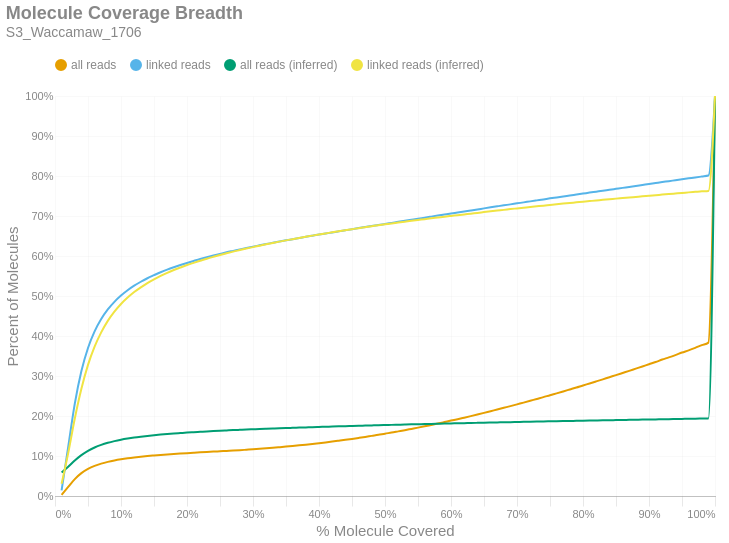

Notebook code for this chart:
### Markdown cell above
### Molecule Read Coverage
This chart shows molecule coverage breadth as computed by the number of bases aligned to that molecule. In other words, "*how much of each unique long molecule is actually sequenced/aligned?*" Keep in mind there is a distinction between sequences and alignments, since some sequences belonging to a particular molecule may not align well and wouldn't appear in the alignment data. This chart also shows molecule coverage breadth as computed by the *inferred fragment* from which the aligned sequences originate. Unlike read coverage, this calculation takes into account the total insert size, including unsequenced gaps between the forward and reverse reads. Like the previous figures, these are cumulative percents.

### Code cell
if SKIPLR:
    print_html(f"Skipped")
else:
    binned_df = consolidated_hist(valids['coverage_bp'], mask, 0.01, True)
    binned_df_inf = consolidated_hist(valids['coverage_inserts'], mask, 0.01, True)
    binned_df = binned_df.with_columns(pl.lit(binned_df_inf['all reads (cumsum)']).alias('all reads (inferred)'))
    binned_df = binned_df.with_columns(pl.lit(binned_df_inf['linked reads (cumsum)']).alias('linked reads (inferred)'))
    binned_df = binned_df.with_columns(
        (pl.col('bin').cast(pl.Float64) + 0.01).alias('right_edge')
    )

    with SafeRender(binned_df):
        (
            density_plot(binned_df, 'Molecule Coverage Breadth', samplename, 'molcov', ['all reads (inferred)','linked reads (inferred)'])
            .encode(
                #x=alt.X('bin:Q', title="% Molecule Covered").axis(format = '%').scale(padding=0),
                x=alt.X('right_edge:Q', title="% Molecule Covered").axis(format='%').scale(padding=0),
                y=alt.Y('value:Q', title='Percent of Molecules')
                    .axis(format='%')
                    .stack(False)
                    .scale(domainMin=0, padding=0),
                color=alt.Color("key:N").scale(domain = ["all reads", "linked reads", "all reads (inferred)", "linked reads (inferred)"]),
                tooltip = [
                    alt.Tooltip("key:N", title = "Data Type"),
                    alt.Tooltip("range_label:N", title="% Molecule Covered"),
                    alt.Tooltip("value:Q", format = ".2%", title="% Molecules")
                ]
            )
        ).display()

### Figure 1 — Vega-Lite specification as saved in the notebook (floating-point values rounded to 4 significant figures)
{"width": "container", "height": 400, "config": {"title": {"anchor": "start", "dy": -15, "fontSize": 18, "color": "#888888", "subtitleColor": "#888888", "subtitleFontSize": 14}, "arc": {"fill": "#0072B2"}, "axis": {"domainColor": "#888888", "domainWidth": 0.5, "gridWidth": 0.2, "grid": false, "titleFontWeight": 400, "titleFontSize": 15, "labelFontSize": 11, "labelColor": "#888888", "tickColor": "#888888", "tickWidth": 0.2, "titleColor": "#888888"}, "axisBand": {"grid": false}, "axisX": {"grid": true, "tickSize": 10, "domainCap": "round"}, "axisY": {"domain": false, "grid": true, "tickSize": 0, "domainCap": "round"}, "background": "transparent", "header": {"labelFontSize": 15, "labelColor": "#888888", "titleFontSize": 15, "titleFontWeight": 600, "titleColor": "#888888"}, "legend": {"labelFont": "sans-serif", "labelFontSize": 12, "labelColor": "#888888", "symbolSize": 100, "symbolType": "circle", "titleFontSize": 12, "titlePadding": 10, "titleColor": "#888888", "title": null, "orient": "top"}, "range": {"category": ["#E69F00", "#56B4E9", "#009E73", "#F0E442", "#0072B2", "#D55E00", "#CC79A7", "#000000"], "diverging": ["#cfe8f3", "#a2d4ec", "#73bfe2", "#46abdb", "#1696d2", "#12719e"]}, "area": {"fill": "#0072B2", "fillOpacity": 0.7, "line": true, "strokeOpacity": 0.7}, "line": {"color": "#0072B2", "stroke": "#0072B2", "strokeWidth": 2}, "trail": {"color": "#0072B2", "stroke": "#0072B2", "strokeWidth": 0, "size": 1}, "point": {"filled": true, "fillOpacity": 1.0, "size": 95}, "text": {"color": "#888888", "fontSize": 11, "align": "right", "fontWeight": 400, "size": 11}, "bar": {"fill": "#0072B2", "stroke": null}, "view": {"stroke": null, "continuousWidth": 660, "continuousHeight": 400}}, "data": {"name": "data-c7423de1db839b623aa2363abbf8d4c9"}, "mark": {"type": "line", "interpolate": "monotone", "point": {"opacity": 0, "size": 275}}, "encoding": {"color": {"field": "key", "scale": {"domain": ["all reads", "linked reads", "all reads (inferred)", "linked reads (inferred)"]}, "type": "nominal"}, "tooltip": [{"field": "key", "title": "Data Type", "type": "nominal"}, {"field": "range_label", "title": "% Molecule Covered", "type": "nominal"}, {"field": "value", "format": ".2%", "title": "% Molecules", "type": "quantitative"}], "x": {"axis": {"format": "%"}, "field": "right_edge", "scale": {"padding": 0}, "title": "% Molecule Covered", "type": "quantitative"}, "y": {"axis": {"format": "%"}, "field": "value", "scale": {"domainMin": 0, "padding": 0}, "stack": false, "title": "Percent of Molecules", "type": "quantitative"}}, "params": [{"name": "param_c36ac31b6afebe62", "select": {"type": "point", "fields": ["key"]}, "bind": "legend"}], "title": {"text": "Molecule Coverage Breadth", "subtitle": "S3_Waccamaw_1706"}, "transform": [{"fold": ["all reads (cumsum)", "linked reads (cumsum)", "all reads (inferred)", "linked reads (inferred)"]}, {"calculate": "replace(datum.key, ' (cumsum)', '')", "as": "key"}, {"filter": {"param": "param_c36ac31b6afebe62"}}], "usermeta": {"embedOptions": {"downloadFileName": "S3_Waccamaw_1706.molcov"}}, "$schema": "https://vega.github.io/schema/vega-lite/v6.1.0.json", "datasets": {"data-c7423de1db839b623aa2363abbf8d4c9": [{"bin": "0.0", "interval": "0.0-0.01", "all reads": 0.002774, "linked reads": 0.01429, "all reads (cumsum)": 0.002774, "linked reads (cumsum)": 0.01429, "range_label": "0.0-0.01", "all reads (inferred)": 0.05897, "linked reads (inferred)": 0.03055, "right_edge": 0.01}, {"bin": "0.01", "interval": "0.01-0.02", "all reads": 0.01983, "linked reads": 0.1084, "all reads (cumsum)": 0.0226, "linked reads (cumsum)": 0.1226, "range_label": "0.01-0.02", "all reads (inferred)": 0.07299, "linked reads (inferred)": 0.1071, "right_edge": 0.02}, {"bin": "0.02", "interval": "0.02-0.03", "all reads": 0.01969, "linked reads": 0.1082, "all reads (cumsum)": 0.04229, "linked reads (cumsum)": 0.2308, "range_label": "0.02-0.03", "all reads (inferred)": 0.08876, "linked reads (inferred)": 0.1938, "right_edge": 0.03}, {"bin": "0.03", "interval": "0.03-0.04", "all reads": 0.01485, "linked reads": 0.08146, "all reads (cumsum)": 0.05714, "linked reads (cumsum)": 0.3122, "range_label": "0.03-0.04", "all reads (inferred)": 0.1022, "linked reads (inferred)": 0.268, "right_edge": 0.04}, {"bin": "0.04", "interval": "0.04-0.05", "all reads": 0.01055, "linked reads": 0.05783, "all reads (cumsum)": 0.0677, "linked reads (cumsum)": 0.3701, "range_label": "0.04-0.05", "all reads (inferred)": 0.113, "linked reads (inferred)": 0.3277, "right_edge": 0.05}, {"bin": "0.05", "interval": "0.05-0.06", "all reads": 0.007593, "linked reads": 0.04148, "all reads (cumsum)": 0.07529, "linked reads (cumsum)": 0.4116, "range_label": "0.05-0.06", "all reads (inferred)": 0.1213, "linked reads (inferred)": 0.3733, "right_edge": 0.06}, {"bin": "0.06", "interval": "0.06-0.07", "all reads": 0.005654, "linked reads": 0.03084, "all reads (cumsum)": 0.08094, "linked reads (cumsum)": 0.4424, "range_label": "0.06-0.07", "all reads (inferred)": 0.1278, "linked reads (inferred)": 0.409, "right_edge": 0.07}, {"bin": "0.07", "interval": "0.07-0.08", "all reads": 0.004404, "linked reads": 0.02398, "all reads (cumsum)": 0.08535, "linked reads (cumsum)": 0.4664, "range_label": "0.07-0.08", "all reads (inferred)": 0.133, "linked reads (inferred)": 0.4378, "right_edge": 0.08}, {"bin": "0.08", "interval": "0.08-0.09", "all reads": 0.003505, "linked reads": 0.01904, "all reads (cumsum)": 0.08885, "linked reads (cumsum)": 0.4854, "range_label": "0.08-0.09", "all reads (inferred)": 0.1372, "linked reads (inferred)": 0.4608, "right_edge": 0.09}, {"bin": "0.09", "interval": "0.09-0.1", "all reads": 0.002884, "linked reads": 0.0156, "all reads (cumsum)": 0.09174, "linked reads (cumsum)": 0.501, "range_label": "0.09-0.1", "all reads (inferred)": 0.1407, "linked reads (inferred)": 0.48, "right_edge": 0.1}, {"bin": "0.1", "interval": "0.1-0.11", "all reads": 0.002467, "linked reads": 0.01328, "all reads (cumsum)": 0.0942, "linked reads (cumsum)": 0.5143, "range_label": "0.1-0.11", "all reads (inferred)": 0.1436, "linked reads (inferred)": 0.496, "right_edge": 0.11}, {"bin": "0.11", "interval": "0.11-0.12", "all reads": 0.002125, "linked reads": 0.0114, "all reads (cumsum)": 0.09633, "linked reads (cumsum)": 0.5257, "range_label": "0.11-0.12", "all reads (inferred)": 0.1462, "linked reads (inferred)": 0.5098, "right_edge": 0.12}, {"bin": "0.12", "interval": "0.12-0.13", "all reads": 0.00185, "linked reads": 0.009912, "all reads (cumsum)": 0.09818, "linked reads (cumsum)": 0.5356, "range_label": "0.12-0.13", "all reads (inferred)": 0.1483, "linked reads (inferred)": 0.5216, "right_edge": 0.13}, {"bin": "0.13", "interval": "0.13-0.14", "all reads": 0.001643, "linked reads": 0.008773, "all reads (cumsum)": 0.09982, "linked reads (cumsum)": 0.5444, "range_label": "0.13-0.14", "all reads (inferred)": 0.1503, "linked reads (inferred)": 0.5324, "right_edge": 0.14}, {"bin": "0.14", "interval": "0.14-0.15", "all reads": 0.001442, "linked reads": 0.007594, "all reads (cumsum)": 0.1013, "linked reads (cumsum)": 0.552, "range_label": "0.14-0.15", "all reads (inferred)": 0.152, "linked reads (inferred)": 0.5417, "right_edge": 0.15}, {"bin": "0.15", "interval": "0.15-0.16", "all reads": 0.001384, "linked reads": 0.007341, "all reads (cumsum)": 0.1026, "linked reads (cumsum)": 0.5593, "range_label": "0.15-0.16", "all reads (inferred)": 0.1535, "linked reads (inferred)": 0.5503, "right_edge": 0.16}, {"bin": "0.16", "interval": "0.16-0.17", "all reads": 0.001268, "linked reads": 0.006647, "all reads (cumsum)": 0.1039, "linked reads (cumsum)": 0.566, "range_label": "0.16-0.17", "all reads (inferred)": 0.155, "linked reads (inferred)": 0.558, "right_edge": 0.17}, {"bin": "0.17", "interval": "0.17-0.18", "all reads": 0.001151, "linked reads": 0.005941, "all reads (cumsum)": 0.1051, "linked reads (cumsum)": 0.5719, "range_label": "0.17-0.18", "all reads (inferred)": 0.1562, "linked reads (inferred)": 0.565, "right_edge": 0.18}, {"bin": "0.18", "interval": "0.18-0.19", "all reads": 0.001073, "linked reads": 0.005501, "all reads (cumsum)": 0.1061, "linked reads (cumsum)": 0.5774, "range_label": "0.18-0.19", "all reads (inferred)": 0.1574, "linked reads (inferred)": 0.5713, "right_edge": 0.19}, {"bin": "0.19", "interval": "0.19-0.2", "all reads": 0.00104, "linked reads": 0.005211, "all reads (cumsum)": 0.1072, "linked reads (cumsum)": 0.5826, "range_label": "0.19-0.2", "all reads (inferred)": 0.1585, "linked reads (inferred)": 0.5775, "right_edge": 0.2}, {"bin": "0.2", "interval": "0.2-0.21", "all reads": 0.001008, "linked reads": 0.004996, "all reads (cumsum)": 0.1082, "linked reads (cumsum)": 0.5876, "range_label": "0.2-0.21", "all reads (inferred)": 0.1595, "linked reads (inferred)": 0.5829, "right_edge": 0.21}, {"bin": "0.21", "interval": "0.21-0.22", "all reads": 0.0009874, "linked reads": 0.004877, "all reads (cumsum)": 0.1092, "linked reads (cumsum)": 0.5925, "range_label": "0.21-0.22", "all reads (inferred)": 0.1605, "linked reads (inferred)": 0.5881, "right_edge": 0.22}, {"bin": "0.22", "interval": "0.22-0.23", "all reads": 0.0009405, "linked reads": 0.004483, "all reads (cumsum)": 0.1101, "linked reads (cumsum)": 0.597, "range_label": "0.22-0.23", "all reads (inferred)": 0.1614, "linked reads (inferred)": 0.5933, "right_edge": 0.23}, {"bin": "0.23", "interval": "0.23-0.24", "all reads": 0.0009027, "linked reads": 0.004282, "all reads (cumsum)": 0.111, "linked reads (cumsum)": 0.6013, "range_label": "0.23-0.24", "all reads (inferred)": 0.1623, "linked reads (inferred)": 0.598, "right_edge": 0.24}, {"bin": "0.24", "interval": "0.24-0.25", "all reads": 0.0008595, "linked reads": 0.003989, "all reads (cumsum)": 0.1119, "linked reads (cumsum)": 0.6053, "range_label": "0.24-0.25", "all reads (inferred)": 0.1631, "linked reads (inferred)": 0.6024, "right_edge": 0.25}, {"bin": "0.25", "interval": "0.25-0.26", "all reads": 0.0008792, "linked reads": 0.003978, "all reads (cumsum)": 0.1128, "linked reads (cumsum)": 0.6092, "range_label": "0.25-0.26", "all reads (inferred)": 0.1639, "linked reads (inferred)": 0.6067, "right_edge": 0.26}, {"bin": "0.26", "interval": "0.26-0.27", "all reads": 0.0008583, "linked reads": 0.003614, "all reads (cumsum)": 0.1136, "linked reads (cumsum)": 0.6129, "range_label": "0.26-0.27", "all reads (inferred)": 0.1647, "linked reads (inferred)": 0.6109, "right_edge": 0.27}, {"bin": "0.27", "interval": "0.27-0.28", "all reads": 0.0009669, "linked reads": 0.003603, "all reads (cumsum)": 0.1146, "linked reads (cumsum)": 0.6165, "range_label": "0.27-0.28", "all reads (inferred)": 0.1654, "linked reads (inferred)": 0.6148, "right_edge": 0.28}, {"bin": "0.28", "interval": "0.28-0.29", "all reads": 0.001068, "linked reads": 0.003626, "all reads (cumsum)": 0.1157, "linked reads (cumsum)": 0.6201, "range_label": "0.28-0.29", "all reads (inferred)": 0.1661, "linked reads (inferred)": 0.6186, "right_edge": 0.29}, {"bin": "0.29", "interval": "0.29-0.3", "all reads": 0.001074, "linked reads": 0.003376, "all reads (cumsum)": 0.1167, "linked reads (cumsum)": 0.6235, "range_label": "0.29-0.3", "all reads (inferred)": 0.1668, "linked reads (inferred)": 0.6222, "right_edge": 0.3}, {"bin": "0.3", "interval": "0.3-0.31", "all reads": 0.001173, "linked reads": 0.003235, "all reads (cumsum)": 0.1179, "linked reads (cumsum)": 0.6267, "range_label": "0.3-0.31", "all reads (inferred)": 0.1675, "linked reads (inferred)": 0.6259, "right_edge": 0.31}, {"bin": "0.31", "interval": "0.31-0.32", "all reads": 0.001265, "linked reads": 0.003205, "all reads (cumsum)": 0.1192, "linked reads (cumsum)": 0.6299, "range_label": "0.31-0.32", "all reads (inferred)": 0.1681, "linked reads (inferred)": 0.6293, "right_edge": 0.32}, {"bin": "0.32", "interval": "0.32-0.33", "all reads": 0.001354, "linked reads": 0.003148, "all reads (cumsum)": 0.1205, "linked reads (cumsum)": 0.633, "range_label": "0.32-0.33", "all reads (inferred)": 0.1687, "linked reads (inferred)": 0.6326, "right_edge": 0.33}, {"bin": "0.33", "interval": "0.33-0.34", "all reads": 0.001452, "linked reads": 0.003186, "all reads (cumsum)": 0.122, "linked reads (cumsum)": 0.6362, "range_label": "0.33-0.34", "all reads (inferred)": 0.1693, "linked reads (inferred)": 0.6359, "right_edge": 0.34}, {"bin": "0.34", "interval": "0.34-0.35", "all reads": 0.00149, "linked reads": 0.002999, "all reads (cumsum)": 0.1235, "linked reads (cumsum)": 0.6392, "range_label": "0.34-0.35", "all reads (inferred)": 0.1699, "linked reads (inferred)": 0.6391, "right_edge": 0.35}, {"bin": "0.35", "interval": "0.35-0.36", "all reads": 0.001574, "linked reads": 0.002898, "all reads (cumsum)": 0.125, "linked reads (cumsum)": 0.6421, "range_label": "0.35-0.36", "all reads (inferred)": 0.1705, "linked reads (inferred)": 0.642, "right_edge": 0.36}, {"bin": "0.36", "interval": "0.36-0.37", "all reads": 0.001638, "linked reads": 0.002937, "all reads (cumsum)": 0.1267, "linked reads (cumsum)": 0.6451, "range_label": "0.36-0.37", "all reads (inferred)": 0.171, "linked reads (inferred)": 0.645, "right_edge": 0.37}, {"bin": "0.37", "interval": "0.37-0.38", "all reads": 0.00174, "linked reads": 0.002926, "all reads (cumsum)": 0.1284, "linked reads (cumsum)": 0.648, "range_label": "0.37-0.38", "all reads (inferred)": 0.1716, "linked reads (inferred)": 0.6479, "right_edge": 0.38}, {"bin": "0.38", "interval": "0.38-0.39", "all reads": 0.001835, "linked reads": 0.002857, "all reads (cumsum)": 0.1302, "linked reads (cumsum)": 0.6508, "range_label": "0.38-0.39", "all reads (inferred)": 0.1721, "linked reads (inferred)": 0.6509, "right_edge": 0.39}, {"bin": "0.39", "interval": "0.39-0.4", "all reads": 0.001888, "linked reads": 0.002834, "all reads (cumsum)": 0.1321, "linked reads (cumsum)": 0.6537, "range_label": "0.39-0.4", "all reads (inferred)": 0.1726, "linked reads (inferred)": 0.6537, "right_edge": 0.4}, {"bin": "0.4", "interval": "0.4-0.41", "all reads": 0.001887, "linked reads": 0.002601, "all reads (cumsum)": 0.134, "linked reads (cumsum)": 0.6563, "range_label": "0.4-0.41", "all reads (inferred)": 0.1732, "linked reads (inferred)": 0.6564, "right_edge": 0.41}, {"bin": "0.41", "interval": "0.41-0.42", "all reads": 0.002064, "linked reads": 0.002734, "all reads (cumsum)": 0.1361, "linked reads (cumsum)": 0.659, "range_label": "0.41-0.42", "all reads (inferred)": 0.1737, "linked reads (inferred)": 0.6593, "right_edge": 0.42}, {"bin": "0.42", "interval": "0.42-0.43", "all reads": 0.00216, "linked reads": 0.002676, "all reads (cumsum)": 0.1382, "linked reads (cumsum)": 0.6617, "range_label": "0.42-0.43", "all reads (inferred)": 0.1742, "linked reads (inferred)": 0.6619, "right_edge": 0.43}, {"bin": "0.43", "interval": "0.43-0.44", "all reads": 0.0022, "linked reads": 0.002656, "all reads (cumsum)": 0.1404, "linked reads (cumsum)": 0.6643, "range_label": "0.43-0.44", "all reads (inferred)": 0.1747, "linked reads (inferred)": 0.6645, "right_edge": 0.44}, {"bin": "0.44", "interval": "0.44-0.45", "all reads": 0.002331, "linked reads": 0.00267, "all reads (cumsum)": 0.1428, "linked reads (cumsum)": 0.667, "range_label": "0.44-0.45", "all reads (inferred)": 0.1751, "linked reads (inferred)": 0.6671, "right_edge": 0.45}, {"bin": "0.45", "interval": "0.45-0.46", "all reads": 0.002435, "linked reads": 0.002702, "all reads (cumsum)": 0.1452, "linked reads (cumsum)": 0.6697, "range_label": "0.45-0.46", "all reads (inferred)": 0.1756, "linked reads (inferred)": 0.6696, "right_edge": 0.46}, {"bin": "0.46", "interval": "0.46-0.47", "all reads": 0.002491, "linked reads": 0.002585, "all reads (cumsum)": 0.1477, "linked reads (cumsum)": 0.6723, "range_label": "0.46-0.47", "all reads (inferred)": 0.1761, "linked reads (inferred)": 0.672, "right_edge": 0.47}, {"bin": "0.47", "interval": "0.47-0.48", "all reads": 0.00263, "linked reads": 0.002718, "all reads (cumsum)": 0.1503, "linked reads (cumsum)": 0.675, "range_label": "0.47-0.48", "all reads (inferred)": 0.1765, "linked reads (inferred)": 0.6744, "right_edge": 0.48}, {"bin": "0.48", "interval": "0.48-0.49", "all reads": 0.002577, "linked reads": 0.00245, "all reads (cumsum)": 0.1529, "linked reads (cumsum)": 0.6775, "range_label": "0.48-0.49", "all reads (inferred)": 0.177, "linked reads (inferred)": 0.6769, "right_edge": 0.49}, {"bin": "0.49", "interval": "0.49-0.5", "all reads": 0.002976, "linked reads": 0.00277, "all reads (cumsum)": 0.1559, "linked reads (cumsum)": 0.6802, "range_label": "0.49-0.5", "all reads (inferred)": 0.1774, "linked reads (inferred)": 0.6791, "right_edge": 0.5}, {"bin": "0.5", "interval": "0.5-0.51", "all reads": 0.002643, "linked reads": 0.002585, "all reads (cumsum)": 0.1585, "linked reads (cumsum)": 0.6828, "range_label": "0.5-0.51", "all reads (inferred)": 0.1778, "linked reads (inferred)": 0.6813, "right_edge": 0.51}, {"bin": "0.51", "interval": "0.51-0.52", "all reads": 0.003014, "linked reads": 0.00261, "all reads (cumsum)": 0.1615, "linked reads (cumsum)": 0.6854, "range_label": "0.51-0.52", "all reads (inferred)": 0.1782, "linked reads (inferred)": 0.6836, "right_edge": 0.52}, {"bin": "0.52", "interval": "0.52-0.53", "all reads": 0.003013, "linked reads": 0.002564, "all reads (cumsum)": 0.1646, "linked reads (cumsum)": 0.688, "range_label": "0.52-0.53", "all reads (inferred)": 0.1787, "linked reads (inferred)": 0.6858, "right_edge": 0.53}, {"bin": "0.53", "interval": "0.53-0.54", "all reads": 0.00317, "linked reads": 0.002553, "all reads (cumsum)": 0.1677, "linked reads (cumsum)": 0.6906, "range_label": "0.53-0.54", "all reads (inferred)": 0.1791, "linked reads (inferred)": 0.688, "right_edge": 0.54}, {"bin": "0.54", "interval": "0.54-0.55", "all reads": 0.003167, "linked reads": 0.002569, "all reads (cumsum)": 0.1709, "linked reads (cumsum)": 0.6931, "range_label": "0.54-0.55", "all reads (inferred)": 0.1795, "linked reads (inferred)": 0.6901, "right_edge": 0.55}, {"bin": "0.55", "interval": "0.55-0.56", "all reads": 0.003352, "linked reads": 0.002706, "all reads (cumsum)": 0.1742, "linked reads (cumsum)": 0.6958, "range_label": "0.55-0.56", "all reads (inferred)": 0.1799, "linked reads (inferred)": 0.6921, "right_edge": 0.56}, {"bin": "0.56", "interval": "0.56-0.57", "all reads": 0.003447, "linked reads": 0.002635, "all reads (cumsum)": 0.1777, "linked reads (cumsum)": 0.6985, "range_label": "0.56-0.57", "all reads (inferred)": 0.1803, "linked reads (inferred)": 0.6943, "right_edge": 0.57}, {"bin": "0.57", "interval": "0.57-0.58", "all reads": 0.003441, "linked reads": 0.002615, "all reads (cumsum)": 0.1811, "linked reads (cumsum)": 0.7011, "range_label": "0.57-0.58", "all reads (inferred)": 0.1807, "linked reads (inferred)": 0.6962, "right_edge": 0.58}, {"bin": "0.58", "interval": "0.58-0.59", "all reads": 0.003657, "linked reads": 0.002599, "all reads (cumsum)": 0.1848, "linked reads (cumsum)": 0.7037, "range_label": "0.58-0.59", "all reads (inferred)": 0.181, "linked reads (inferred)": 0.6983, "right_edge": 0.59}, {"bin": "0.59", "interval": "0.59-0.6", "all reads": 0.003717, "linked reads": 0.002596, "all reads (cumsum)": 0.1885, "linked reads (cumsum)": 0.7063, "range_label": "0.59-0.6", "all reads (inferred)": 0.1814, "linked reads (inferred)": 0.7002, "right_edge": 0.6}, {"bin": "0.6", "interval": "0.6-0.61", "all reads": 0.003542, "linked reads": 0.002514, "all reads (cumsum)": 0.192, "linked reads (cumsum)": 0.7088, "range_label": "0.6-0.61", "all reads (inferred)": 0.1818, "linked reads (inferred)": 0.702, "right_edge": 0.61}, {"bin": "0.61", "interval": "0.61-0.62", "all reads": 0.003814, "linked reads": 0.002544, "all reads (cumsum)": 0.1959, "linked reads (cumsum)": 0.7113, "range_label": "0.61-0.62", "all reads (inferred)": 0.1821, "linked reads (inferred)": 0.7039, "right_edge": 0.62}, {"bin": "0.62", "interval": "0.62-0.63", "all reads": 0.003876, "linked reads": 0.002516, "all reads (cumsum)": 0.1997, "linked reads (cumsum)": 0.7138, "range_label": "0.62-0.63", "all reads (inferred)": 0.1825, "linked reads (inferred)": 0.7059, "right_edge": 0.63}, {"bin": "0.63", "interval": "0.63-0.64", "all reads": 0.003981, "linked reads": 0.002553, "all reads (cumsum)": 0.2037, "linked reads (cumsum)": 0.7164, "range_label": "0.63-0.64", "all reads (inferred)": 0.1829, "linked reads (inferred)": 0.7078, "right_edge": 0.64}, {"bin": "0.64", "interval": "0.64-0.65", "all reads": 0.004055, "linked reads": 0.002631, "all reads (cumsum)": 0.2078, "linked reads (cumsum)": 0.719, "range_label": "0.64-0.65", "all reads (inferred)": 0.1832, "linked reads (inferred)": 0.7097, "right_edge": 0.65}, {"bin": "0.65", "interval": "0.65-0.66", "all reads": 0.00426, "linked reads": 0.002571, "all reads (cumsum)": 0.212, "linked reads (cumsum)": 0.7216, "range_label": "0.65-0.66", "all reads (inferred)": 0.1836, "linked reads (inferred)": 0.7117, "right_edge": 0.66}, {"bin": "0.66", "interval": "0.66-0.67", "all reads": 0.004124, "linked reads": 0.002539, "all reads (cumsum)": 0.2162, "linked reads (cumsum)": 0.7241, "range_label": "0.66-0.67", "all reads (inferred)": 0.184, "linked reads (inferred)": 0.7135, "right_edge": 0.67}, {"bin": "0.67", "interval": "0.67-0.68", "all reads": 0.004285, "linked reads": 0.002509, "all reads (cumsum)": 0.2204, "linked reads (cumsum)": 0.7267, "range_label": "0.67-0.68", "all reads (inferred)": 0.1843, "linked reads (inferred)": 0.7153, "right_edge": 0.68}, {"bin": "0.68", "interval": "0.68-0.69", "all reads": 0.004221, "linked reads": 0.002406, "all reads (cumsum)": 0.2247, "linked reads (cumsum)": 0.7291, "range_label": "0.68-0.69", "all reads (inferred)": 0.1847, "linked reads (inferred)": 0.7173, "right_edge": 0.69}, {"bin": "0.69", "interval": "0.69-0.7", "all reads": 0.004453, "linked reads": 0.002537, "all reads (cumsum)": 0.2291, "linked reads (cumsum)": 0.7316, "range_label": "0.69-0.7", "all reads (inferred)": 0.185, "linked reads (inferred)": 0.719, "right_edge": 0.7}, {"bin": "0.7", "interval": "0.7-0.71", "all reads": 0.004368, "linked reads": 0.002464, "all reads (cumsum)": 0.2335, "linked reads (cumsum)": 0.7341, "range_label": "0.7-0.71", "all reads (inferred)": 0.1853, "linked reads (inferred)": 0.7208, "right_edge": 0.71}, {"bin": "0.71", "interval": "0.71-0.72", "all reads": 0.004532, "linked reads": 0.002532, "all reads (cumsum)": 0.238, "linked reads (cumsum)": 0.7366, "range_label": "0.71-0.72", "all reads (inferred)": 0.1857, "linked reads (inferred)": 0.7226, "right_edge": 0.72}, {"bin": "0.72", "interval": "0.72-0.73", "all reads": 0.004617, "linked reads": 0.002477, "all reads (cumsum)": 0.2426, "linked reads (cumsum)": 0.7391, "range_label": "0.72-0.73", "all reads (inferred)": 0.186, "linked reads (inferred)": 0.7242, "right_edge": 0.73}, {"bin": "0.73", "interval": "0.73-0.74", "all reads": 0.004518, "linked reads": 0.002461, "all reads (cumsum)": 0.2472, "linked reads (cumsum)": 0.7415, "range_label": "0.73-0.74", "all reads (inferred)": 0.1863, "linked reads (inferred)": 0.7259, "right_edge": 0.74}, {"bin": "0.74", "interval": "0.74-0.75", "all reads": 0.004899, "linked reads": 0.002605, "all reads (cumsum)": 0.252, "linked reads (cumsum)": 0.7441, "range_label": "0.74-0.75", "all reads (inferred)": 0.1867, "linked reads (inferred)": 0.7276, "right_edge": 0.75}, {"bin": "0.75", "interval": "0.75-0.76", "all reads": 0.004578, "linked reads": 0.002349, "all reads (cumsum)": 0.2566, "linked reads (cumsum)": 0.7465, "range_label": "0.75-0.76", "all reads (inferred)": 0.187, "linked reads (inferred)": 0.7293, "right_edge": 0.76}, {"bin": "0.76", "interval": "0.76-0.77", "all reads": 0.004807, "linked reads": 0.00237, "all reads (cumsum)": 0.2614, "linked reads (cumsum)": 0.7489, "range_label": "0.76-0.77", "all reads (inferred)": 0.1873, "linked reads (inferred)": 0.731, "right_edge": 0.77}, {"bin": "0.77", "interval": "0.77-0.78", "all reads": 0.004889, "linked reads": 0.002416, "all reads (cumsum)": 0.2663, "linked reads (cumsum)": 0.7513, "range_label": "0.77-0.78", "all reads (inferred)": 0.1876, "linked reads (inferred)": 0.7326, "right_edge": 0.78}, {"bin": "0.78", "interval": "0.78-0.79", "all reads": 0.004884, "linked reads": 0.002388, "all reads (cumsum)": 0.2712, "linked reads (cumsum)": 0.7537, "range_label": "0.78-0.79", "all reads (inferred)": 0.188, "linked reads (inferred)": 0.7342, "right_edge": 0.79}, {"bin": "0.79", "interval": "0.79-0.8", "all reads": 0.005219, "linked reads": 0.002397, "all reads (cumsum)": 0.2764, "linked reads (cumsum)": 0.7561, "range_label": "0.79-0.8", "all reads (inferred)": 0.1883, "linked reads (inferred)": 0.7358, "right_edge": 0.8}, {"bin": "0.8", "interval": "0.8-0.81", "all reads": 0.004913, "linked reads": 0.002422, "all reads (cumsum)": 0.2813, "linked reads (cumsum)": 0.7585, "range_label": "0.8-0.81", "all reads (inferred)": 0.1886, "linked reads (inferred)": 0.7373, "right_edge": 0.81}, {"bin": "0.81", "interval": "0.81-0.82", "all reads": 0.005114, "linked reads": 0.002388, "all reads (cumsum)": 0.2865, "linked reads (cumsum)": 0.7609, "range_label": "0.81-0.82", "all reads (inferred)": 0.1889, "linked reads (inferred)": 0.7388, "right_edge": 0.82}, {"bin": "0.82", "interval": "0.82-0.83", "all reads": 0.00521, "linked reads": 0.0024, "all reads (cumsum)": 0.2917, "linked reads (cumsum)": 0.7633, "range_label": "0.82-0.83", "all reads (inferred)": 0.1892, "linked reads (inferred)": 0.7404, "right_edge": 0.83}, {"bin": "0.83", "interval": "0.83-0.84", "all reads": 0.005275, "linked reads": 0.002331, "all reads (cumsum)": 0.2969, "linked reads (cumsum)": 0.7656, "range_label": "0.83-0.84", "all reads (inferred)": 0.1895, "linked reads (inferred)": 0.7418, "right_edge": 0.84}, {"bin": "0.84", "interval": "0.84-0.85", "all reads": 0.005203, "linked reads": 0.002365, "all reads (cumsum)": 0.3021, "linked reads (cumsum)": 0.768, "range_label": "0.84-0.85", "all reads (inferred)": 0.1898, "linked reads (inferred)": 0.7434, "right_edge": 0.85}, {"bin": "0.85", "interval": "0.85-0.86", "all reads": 0.005367, "linked reads": 0.002363, "all reads (cumsum)": 0.3075, "linked reads (cumsum)": 0.7703, "range_label": "0.85-0.86", "all reads (inferred)": 0.1901, "linked reads (inferred)": 0.7449, "right_edge": 0.86}, {"bin": "0.86", "interval": "0.86-0.87", "all reads": 0.005368, "linked reads": 0.002402, "all reads (cumsum)": 0.3129, "linked reads (cumsum)": 0.7727, "range_label": "0.86-0.87", "all reads (inferred)": 0.1904, "linked reads (inferred)": 0.7463, "right_edge": 0.87}, {"bin": "0.87", "interval": "0.87-0.88", "all reads": 0.005454, "linked reads": 0.002352, "all reads (cumsum)": 0.3183, "linked reads (cumsum)": 0.7751, "range_label": "0.87-0.88", "all reads (inferred)": 0.1907, "linked reads (inferred)": 0.7478, "right_edge": 0.88}, {"bin": "0.88", "interval": "0.88-0.89", "all reads": 0.005442, "linked reads": 0.002413, "all reads (cumsum)": 0.3238, "linked reads (cumsum)": 0.7775, "range_label": "0.88-0.89", "all reads (inferred)": 0.191, "linked reads (inferred)": 0.7492, "right_edge": 0.89}, {"bin": "0.89", "interval": "0.89-0.9", "all reads": 0.005745, "linked reads": 0.002365, "all reads (cumsum)": 0.3295, "linked reads (cumsum)": 0.7799, "range_label": "0.89-0.9", "all reads (inferred)": 0.1912, "linked reads (inferred)": 0.7506, "right_edge": 0.9}, {"bin": "0.9", "interval": "0.9-0.91", "all reads": 0.005417, "linked reads": 0.002477, "all reads (cumsum)": 0.3349, "linked reads (cumsum)": 0.7823, "range_label": "0.9-0.91", "all reads (inferred)": 0.1915, "linked reads (inferred)": 0.752, "right_edge": 0.91}, {"bin": "0.91", "interval": "0.91-0.92", "all reads": 0.00619, "linked reads": 0.002512, "all reads (cumsum)": 0.3411, "linked reads (cumsum)": 0.7848, "range_label": "0.91-0.92", "all reads (inferred)": 0.1918, "linked reads (inferred)": 0.7535, "right_edge": 0.92}, {"bin": "0.92", "interval": "0.92-0.93", "all reads": 0.005326, "linked reads": 0.002198, "all reads (cumsum)": 0.3465, "linked reads (cumsum)": 0.787, "range_label": "0.92-0.93", "all reads (inferred)": 0.1921, "linked reads (inferred)": 0.7549, "right_edge": 0.93}, {"bin": "0.93", "interval": "0.93-0.94", "all reads": 0.005842, "linked reads": 0.002436, "all reads (cumsum)": 0.3523, "linked reads (cumsum)": 0.7895, "range_label": "0.93-0.94", "all reads (inferred)": 0.1924, "linked reads (inferred)": 0.7563, "right_edge": 0.94}, {"bin": "0.94", "interval": "0.94-0.95", "all reads": 0.006318, "linked reads": 0.002338, "all reads (cumsum)": 0.3586, "linked reads (cumsum)": 0.7918, "range_label": "0.94-0.95", "all reads (inferred)": 0.1927, "linked reads (inferred)": 0.7577, "right_edge": 0.95}, {"bin": "0.95", "interval": "0.95-0.96", "all reads": 0.005459, "linked reads": 0.002287, "all reads (cumsum)": 0.3641, "linked reads (cumsum)": 0.7941, "range_label": "0.95-0.96", "all reads (inferred)": 0.193, "linked reads (inferred)": 0.7591, "right_edge": 0.96}, {"bin": "0.96", "interval": "0.96-0.97", "all reads": 0.006244, "linked reads": 0.002251, "all reads (cumsum)": 0.3703, "linked reads (cumsum)": 0.7964, "range_label": "0.96-0.97", "all reads (inferred)": 0.1933, "linked reads (inferred)": 0.7604, "right_edge": 0.97}, {"bin": "0.97", "interval": "0.97-0.98", "all reads": 0.00685, "linked reads": 0.002326, "all reads (cumsum)": 0.3772, "linked reads (cumsum)": 0.7987, "range_label": "0.97-0.98", "all reads (inferred)": 0.1937, "linked reads (inferred)": 0.7618, "right_edge": 0.98}, {"bin": "0.98", "interval": "0.98-0.99", "all reads": 0.006376, "linked reads": 0.002356, "all reads (cumsum)": 0.3835, "linked reads (cumsum)": 0.801, "range_label": "0.98-0.99", "all reads (inferred)": 0.194, "linked reads (inferred)": 0.7627, "right_edge": 0.99}, {"bin": "0.99", "interval": "0.99-1.0", "all reads": 0.6165, "linked reads": 0.199, "all reads (cumsum)": 1.0, "linked reads (cumsum)": 1.0, "range_label": "0.99-1.0", "all reads (inferred)": 1.0, "linked reads (inferred)": 1.0, "right_edge": 1.0}]}}
